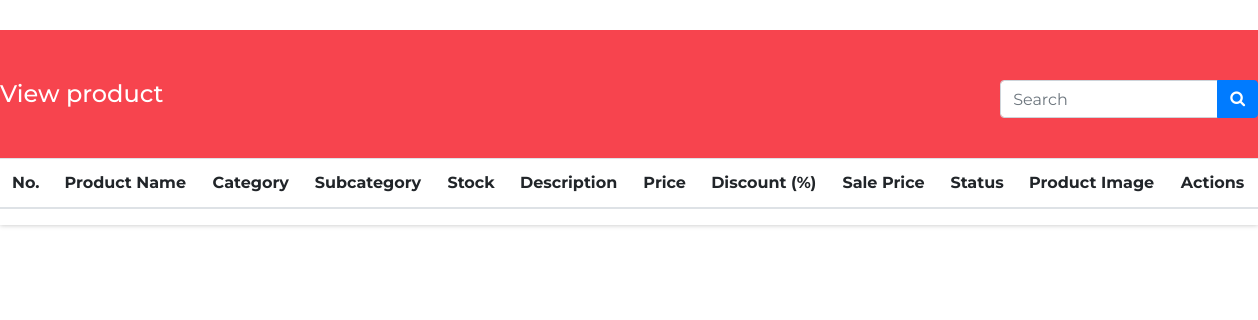
The page /viewproduct/ (signed in) on the database as committed earlier.
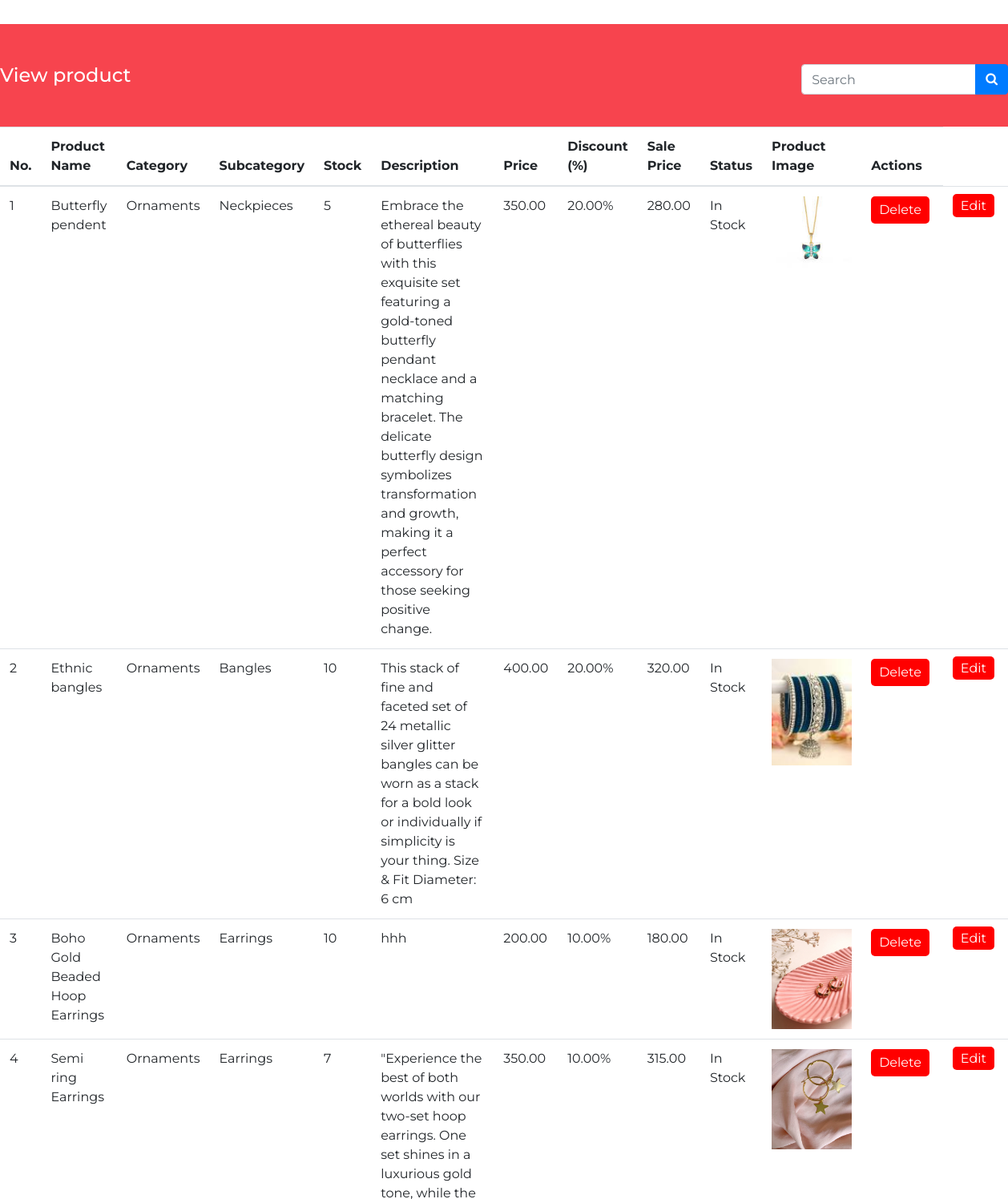
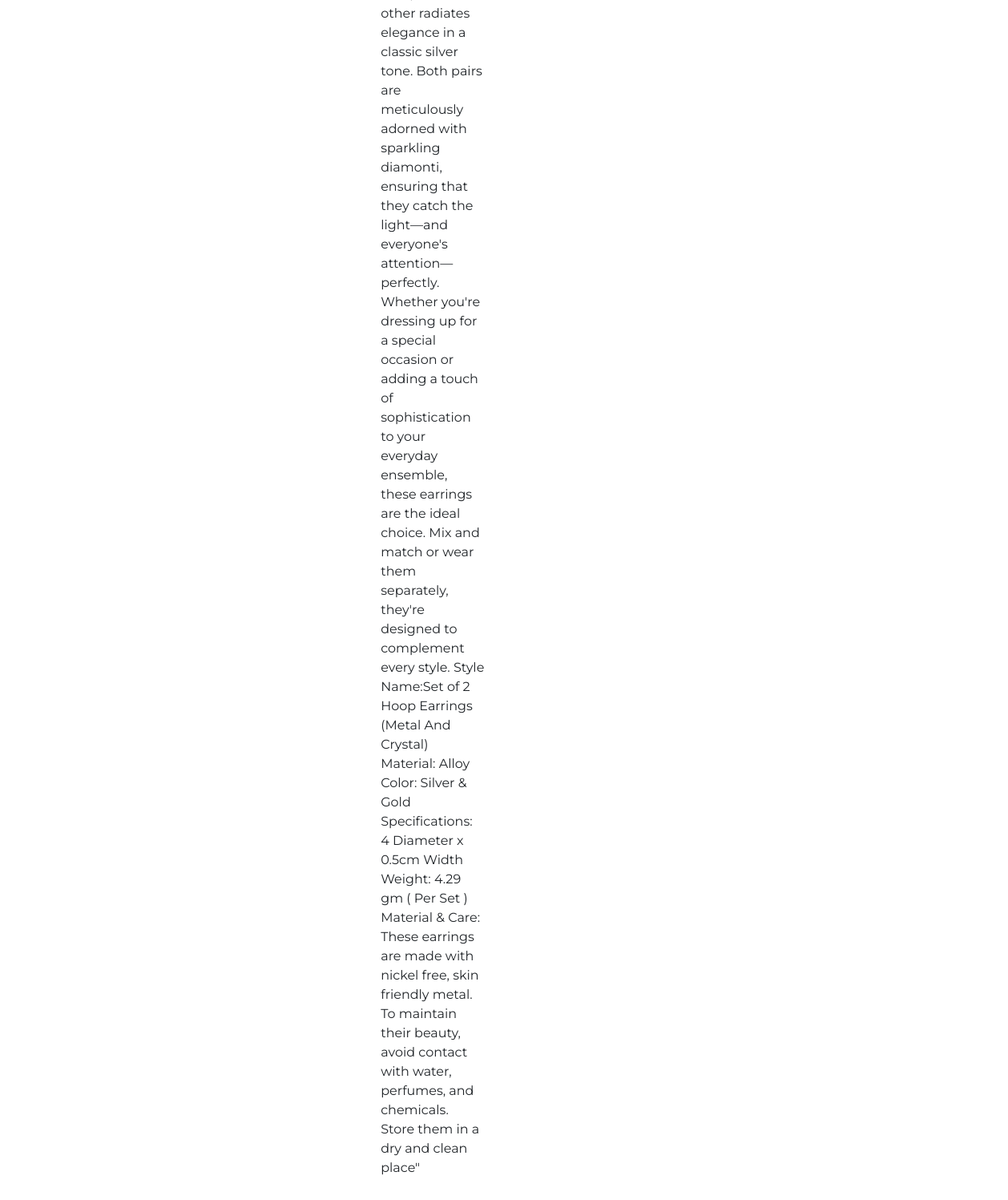
The same page on the database as committed later (2 pictures, top to bottom).
### firstapp/models.py (models this page shows, shortened)
class Product1(models.Model):
    product_name = models.CharField(max_length=255)
    category = models.ForeignKey(Category1, on_delete=models.CASCADE)  # Use ForeignKey to relate to Category
    subcategory = models.ForeignKey(Subcategory1, on_delete=models.CASCADE)  # Use ForeignKey to relate to Subcategory
    stock = models.PositiveIntegerField(default=1, null=True)
    description = models.TextField()
    price = models.DecimalField(max_digits=10, decimal_places=2)
    discount = models.DecimalField(max_digits=5, decimal_places=2, default=0.0)
    sale_price = models.DecimalField(max_digits=10, decimal_places=2, editable=False)
    product_image = models.ImageField(upload_to='product_images/')
    STATUS_CHOICES = [
        ('In Stock', 'In Stock'),
        ('Out of Stock', 'Out of Stock'),
    ]
    status = models.CharField(max_length=20, choices=STATUS_CHOICES, default='In Stock')

class Category1(models.Model):
    name = models.CharField(max_length=100)
    def __str__(self):
        return self.name

class Subcategory1(models.Model):
    name = models.CharField(max_length=100)
    category = models.ForeignKey(Category1, on_delete=models.CASCADE)
    def __str__(self):
        return self.name

### firstapp/views.py (the view)
# urls.py: path('viewproduct/', views.view_product, name='viewproduct'),
@login_required
def view_product(request):
    products = Product1.objects.all()  # Retrieve all products from the database
    return render(request, 'viewproduct.html', {'products': products})

### templates/viewproduct.html (shortened to what this page needs)
{% load static %}
<!DOCTYPE html>
<html>
<head>
    <head>
        <link rel="stylesheet" type="text/css" href="{% static 'css/bootstrap.css' %}" />
        <link href="{% static 'css/font-awesome.min.css' %}" rel="stylesheet" />
        <link rel="stylesheet" type="text css" href="https://code.jquery.com/ui/1.12.1/themes/base/jquery-ui.css">
        <link href="{% static 'css/style.css' %}" rel="stylesheet" />
        <link href="{% static 'css/responsive.css' %}" rel="stylesheet">
    </head>
<body class="sub_page">
    <div class="hero_area">
       <header class="header_section" style="background-color: white;">
        </header>
        <section class="inner_page_head">
            <div class="container_fuild">
                <div class="row">
                    <div class="col-md-12">
                        <div class="full">
                            <h4 class="left-corner-heading">View product</h4>
                        </div>
                        <form class="form-inline" style="float: right;">
                            <div class="input-group">
                                <input type="text" class="form-control" placeholder="Search">
                                <div class="input-group-append">
                                    <button class="btn btn-primary" type="submit">
                                        <i class="fa fa-search" aria-hidden="true"></i>
                                    </button>
                                </div>
                            </div>
                        </form>
                    </div>
                </div>
            </div>
        </section>
    <table class="table">
        <thead>
            <tr>
                <th>No.</th>
                <th>Product Name</th>
                <th>Category</th>
                <th>Subcategory</th>
                <th>Stock</th>
                <th>Description</th>
                <th>Price</th>
                <th>Discount (%)</th>
                <th>Sale Price</th>
                <th>Status</th>
                <th>Product Image</th>
                <th>Actions</th>
            </tr>
        </thead>
        <tbody>
            {% for product in products %}
                <tr>
                    <td>{{ forloop.counter }}</td>
                    <td>{{ product.product_name }}</td>
                    <td>{{ product.category }}</td>
                    <td>{{ product.subcategory }}</td>
                    <td>{{ product.stock }}</td>
                    <td>{{ product.description }}</td>
                    <td>{{ product.price }}</td>
                    <td>{{ product.discount }}%</td>
                    <td>{{ product.sale_price }}</td>
                    <td>{{ product.status }}</td>
                    <td>
                    {% if product.product_image %}
    <img src="{{ product.product_image.url }}" width="100">
{% endif %}</td>
<td>
    <form action="{% url 'delete_product' product.id %}" method="post">
        <button type="submit" class="delete-button">Delete</button>
    </form>
</td>
    <td>
    <a class="edit-button" href="{% url 'edit_product' product.id %}">Edit</a>
</td>
                </tr>
            {% endfor %}
        </tbody>
    </table>
</body>
</html>

### static/css/style.css (style rules this page uses)
* { box-sizing: border-box; }
body { font-family: 'Montserrat', sans-serif; color: #0c0c0c; background-color: #ffffff; overflow-x: hidden; }
a, a:hover, a:focus { text-decoration: none; }
.btn, .btn:focus { outline: none !important; -webkit-box-shadow: none; box-shadow: none; }
.hero_area { position: relative; min-height: 100vh; display: -webkit-box; display: -ms-flexbox; display: flex; -webkit-box-orient: vertical; -webkit-box-direction: normal; -ms-flex-direction: column; flex-direction: column; }
.sub_page .hero_area { min-height: auto; -webkit-box-shadow: 0 0 5px 0 rgba(0, 0, 0, 0.25); box-shadow: 0 0 5px 0 rgba(0, 0, 0, 0.25); }
.header_section { padding: 15px 0; }
.inner_page_head { background: #f7444e; text-align: center; color: #fff; padding-top: 50px; padding-bottom: 40px; }
form input { background: #fff; border: solid #ccc 1px; padding: 15px 15px; width: 100%; font-size: 14px; margin-bottom: 20px; text-transform: capitalize; line-height: normal; }

### templates/viewproduct.html (style rules this page uses)
.left-corner-heading { position: absolute; left: ; top: 0; }
.delete-button, .edit-button { background-color: #ff0000; color: #fff; border: none; padding: 5px 10px; border-radius: 5px; cursor: pointer; margin-right: 5px; }

Rows that differ between the two databases and show on the page:
added Product1: product_name "Butterfly pendent", category "Ornaments", subcategory "Neckpieces", stock "5", description "Embrace the ethereal beauty of butterflies with this exquisite set featuring a gold-toned butterfly pendant necklace and a matching bracelet. The delicate butterfly design symbolizes transformation and growth, making it a perfect accessory for those seeking positive change.", price "350.00", discount "20.00", sale_price "280.00", status "In Stock", product_image (picture)
added Product1: product_name "Ethnic bangles", category "Ornaments", subcategory "Bangles", stock "10", description "This stack of fine and faceted set of 24 metallic silver glitter bangles can be worn as a stack for a bold look or individually if simplicity is your thing. Size & Fit Diameter: 6 cm", price "400.00", discount "20.00", sale_price "320.00", status "In Stock", product_image (picture)
added Product1: product_name "Boho Gold Beaded Hoop Earrings", category "Ornaments", subcategory "Earrings", stock "10", description "hhh", price "200.00", discount "10.00", sale_price "180.00", status "In Stock", product_image (picture)
added Product1: product_name "Semi ring Earrings", category "Ornaments", subcategory "Earrings", stock "7", description "\"Experience the best of both worlds with our two-set hoop earrings. One set shines in a luxurious gold tone, while the other radiates elegance in a classic silver tone. Both pairs are meticulously adorned with sparkling diamonti, ensuring that they catch the light—and everyone's attention—perfectly. Whether you're dressing up for a special occasion or adding a touch of sophistication to your everyday ensemble, these earrings are the ideal choice. Mix and match or wear them separately, they're designed to complement every style. Style Name:Set of 2 Hoop Earrings (Metal And Crystal) Material: Alloy Color: Silver & Gold Specifications: 4 Diameter x 0.5cm Width Weight: 4.29 gm ( Per Set )…", price "350.00", discount "10.00", sale_price "315.00", status "In Stock", product_image (picture)
